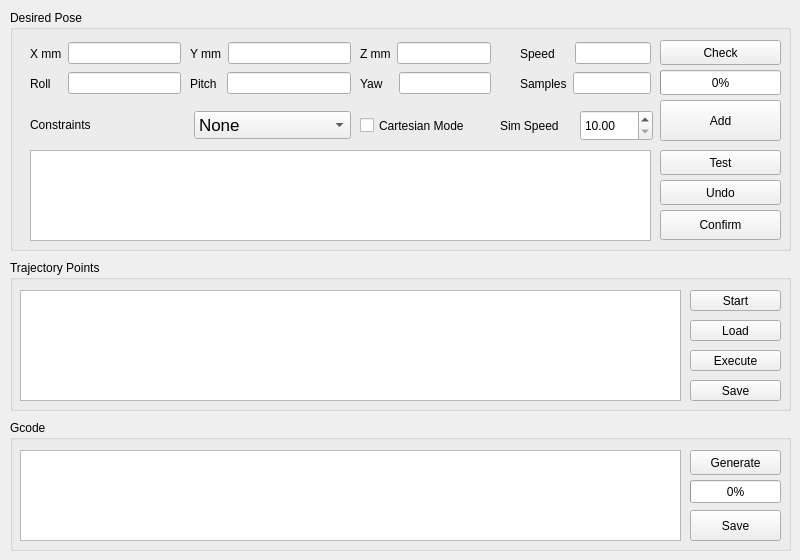
    <widget class="QWidget" name="tab">
     <attribute name="title">
      <string>Cartesian Plan</string>
     </attribute>
     <widget class="QGroupBox" name="groupBox_5">
      <property name="geometry">
       <rect>
        <x>10</x>
        <y>10</y>
        <width>781</width>
        <height>241</height>
       </rect>
      </property>
      <property name="title">
       <string>Desired Pose</string>
      </property>
      <widget class="QWidget" name="layoutWidget">
       <property name="geometry">
        <rect>
         <x>20</x>
         <y>30</y>
         <width>151</width>
         <height>27</height>
        </rect>
       </property>
       <layout class="QHBoxLayout" name="horizontalLayout_50">
        <item>
         <widget class="QLabel" name="xmmCartesianLabel">
          <property name="text">
           <string>X mm</string>
          </property>
         </widget>
        </item>
        <item>
         <widget class="QLineEdit" name="xmmCartesianLineEdit"/>
        </item>
       </layout>
      </widget>
      <widget class="QWidget" name="layoutWidget_4">
       <property name="geometry">
        <rect>
         <x>20</x>
         <y>60</y>
         <width>151</width>
         <height>27</height>
        </rect>
       </property>
       <layout class="QHBoxLayout" name="horizontalLayout_53">
        <property name="spacing">
         <number>17</number>
        </property>
        <item>
         <widget class="QLabel" name="rollCartesianLabel">
          <property name="text">
           <string>Roll</string>
          </property>
         </widget>
        </item>
        <item>
         <widget class="QLineEdit" name="rollCartesianLineEdit"/>
        </item>
       </layout>
      </widget>
      <widget class="QWidget" name="layoutWidget_2">
       <property name="geometry">
        <rect>
         <x>180</x>
         <y>30</y>
         <width>161</width>
         <height>27</height>
        </rect>
       </property>
       <layout class="QHBoxLayout" name="horizontalLayout_51">
        <item>
         <widget class="QLabel" name="ymmCartesianLabel">
          <property name="text">
           <string>Y mm</string>
          </property>
         </widget>
        </item>
        <item>
         <widget class="QLineEdit" name="ymmCartesianLineEdit"/>
        </item>
       </layout>
      </widget>
      <widget class="QWidget" name="layoutWidget_5">
       <property name="geometry">
        <rect>
         <x>180</x>
         <y>60</y>
         <width>161</width>
         <height>27</height>
        </rect>
       </property>
       <layout class="QHBoxLayout" name="horizontalLayout_54">
        <property name="spacing">
         <number>10</number>
        </property>
        <item>
         <widget class="QLabel" name="pitchCartesianLabel">
          <property name="text">
           <string>Pitch</string>
          </property>
         </widget>
        </item>
        <item>
         <widget class="QLineEdit" name="pitchCartesianLineEdit"/>
        </item>
       </layout>
      </widget>
      <widget class="QWidget" name="layoutWidget_3">
       <property name="geometry">
        <rect>
         <x>350</x>
         <y>30</y>
         <width>131</width>
         <height>27</height>
        </rect>
       </property>
       <layout class="QHBoxLayout" name="horizontalLayout_52">
        <item>
         <widget class="QLabel" name="zmmCartesianLabel">
          <property name="text">
           <string>Z mm</string>
          </property>
         </widget>
        </item>
        <item>
         <widget class="QLineEdit" name="zmmCartesianLineEdit"/>
        </item>
       </layout>
      </widget>
      <widget class="QWidget" name="layoutWidget_6">
       <property name="geometry">
        <rect>
         <x>350</x>
         <y>60</y>
         <width>131</width>
         <height>27</height>
        </rect>
       </property>
       <layout class="QHBoxLayout" name="horizontalLayout_55">
        <property name="spacing">
         <number>16</number>
        </property>
        <item>
         <widget class="QLabel" name="yawCartesianLabel">
          <property name="text">
           <string>Yaw</string>
          </property>
         </widget>
        </item>
        <item>
         <widget class="QLineEdit" name="yawCartesianLineEdit"/>
        </item>
       </layout>
      </widget>
      <widget class="QCheckBox" name="cartesianModecheckBox">
       <property name="geometry">
        <rect>
         <x>350</x>
         <y>100</y>
         <width>131</width>
         <height>31</height>
        </rect>
       </property>
       <property name="text">
        <string>Cartesian Mode</string>
       </property>
      </widget>
      <widget class="QPushButton" name="checkCartesianButton">
       <property name="geometry">
        <rect>
         <x>650</x>
         <y>30</y>
         <width>121</width>
         <height>25</height>
        </rect>
       </property>
       <property name="text">
        <string>Check</string>
       </property>
      </widget>
      <widget class="QPushButton" name="desirePoseAddButton">
       <property name="geometry">
        <rect>
         <x>650</x>
         <y>90</y>
         <width>121</width>
         <height>41</height>
        </rect>
       </property>
       <property name="text">
        <string>Add</string>
       </property>
      </widget>
      <widget class="QLabel" name="cartesianSimSpeedlabel">
       <property name="geometry">
        <rect>
         <x>490</x>
         <y>100</y>
         <width>71</width>
         <height>31</height>
        </rect>
       </property>
       <property name="text">
        <string>Sim Speed</string>
       </property>
      </widget>
      <widget class="QDoubleSpinBox" name="cartesianSimSpeedSpinBox">
       <property name="geometry">
        <rect>
         <x>570</x>
         <y>100</y>
         <width>73</width>
         <height>31</height>
        </rect>
       </property>
       <property name="minimum">
        <double>10.000000000000000</double>
       </property>
       <property name="maximum">
        <double>100.000000000000000</double>
       </property>
       <property name="singleStep">
        <double>10.000000000000000</double>
       </property>
       <property name="value">
        <double>10.000000000000000</double>
       </property>
      </widget>
      <widget class="QProgressBar" name="desiredPoseProgressBar">
       <property name="geometry">
        <rect>
         <x>650</x>
         <y>60</y>
         <width>121</width>
         <height>25</height>
        </rect>
       </property>
       <property name="value">
        <number>0</number>
       </property>
      </widget>
      <widget class="QWidget" name="layoutWidget_7">
       <property name="geometry">
        <rect>
         <x>510</x>
         <y>30</y>
         <width>131</width>
         <height>27</height>
        </rect>
       </property>
       <layout class="QHBoxLayout" name="horizontalLayout_56">
        <property name="spacing">
         <number>20</number>
        </property>
        <item>
         <widget class="QLabel" name="speedCartesianLabel">
          <property name="text">
           <string>Speed</string>
          </property>
         </widget>
        </item>
        <item>
         <widget class="QLineEdit" name="speedCartesianLineEdit"/>
        </item>
       </layout>
      </widget>
      <widget class="QWidget" name="layoutWidget_8">
       <property name="geometry">
        <rect>
         <x>510</x>
         <y>60</y>
         <width>131</width>
         <height>27</height>
        </rect>
       </property>
       <layout class="QHBoxLayout" name="horizontalLayout_57">
        <property name="spacing">
         <number>6</number>
        </property>
        <item>
         <widget class="QLabel" name="samplesCartesianLabel">
          <property name="text">
           <string>Samples</string>
          </property>
         </widget>
        </item>
        <item>
         <widget class="QLineEdit" name="samplesCartesianLineEdit"/>
        </item>
       </layout>
      </widget>
      <widget class="QWidget" name="layoutWidget">
       <property name="geometry">
        <rect>
         <x>20</x>
         <y>100</y>
         <width>321</width>
         <height>30</height>
        </rect>
       </property>
       <layout class="QHBoxLayout" name="horizontalLayout_58">
        <item>
         <widget class="QLabel" name="constraintsLabel">
          <property name="text">
           <string>Constraints</string>
          </property>
         </widget>
        </item>
        <item>
         <widget class="QComboBox" name="constraintsComboBox">
          <property name="font">
           <font>
            <pointsize>13</pointsize>
           </font>
          </property>
          <item>
           <property name="text">
            <string>None</string>
           </property>
          </item>
          <item>
           <property name="text">
            <string>Orientation</string>
           </property>
          </item>
          <item>
           <property name="text">
            <string>Joint</string>
           </property>
          </item>
          <item>
           <property name="text">
            <string>Position</string>
           </property>
          </item>
         </widget>
        </item>
       </layout>
      </widget>
      <widget class="QPlainTextEdit" name="desiredPoseTestPlainTextEdit">
       <property name="geometry">
        <rect>
         <x>20</x>
         <y>140</y>
         <width>621</width>
         <height>91</height>
        </rect>
       </property>
      </widget>
      <widget class="QPushButton" name="desiredPoseTestButton">
       <property name="geometry">
        <rect>
         <x>650</x>
         <y>140</y>
         <width>121</width>
         <height>25</height>
        </rect>
       </property>
       <property name="text">
        <string>Test</string>
       </property>
      </widget>
      <widget class="QPushButton" name="desiredPoseUndoButton">
       <property name="geometry">
        <rect>
         <x>650</x>
         <y>170</y>
         <width>121</width>
         <height>25</height>
        </rect>
       </property>
       <property name="text">
        <string>Undo</string>
       </property>
      </widget>
      <widget class="QPushButton" name="desiredPoseConfirmButton">
       <property name="geometry">
        <rect>
         <x>650</x>
         <y>200</y>
         <width>121</width>
         <height>30</height>
        </rect>
       </property>
       <property name="text">
        <string>Confirm</string>
       </property>
      </widget>
     </widget>
     <widget class="QGroupBox" name="groupBox_6">
      <property name="geometry">
       <rect>
        <x>10</x>
        <y>260</y>
        <width>781</width>
        <height>151</height>
       </rect>
      </property>
      <property name="title">
       <string>Trajectory Points</string>
      </property>
      <widget class="QPlainTextEdit" name="cartesianTrajectoryPlainTextEdit">
       <property name="geometry">
        <rect>
         <x>10</x>
         <y>30</y>
         <width>661</width>
         <height>111</height>
        </rect>
       </property>
      </widget>
      <widget class="QPushButton" name="cartesianTrajectoryLoadButton">
       <property name="geometry">
        <rect>
         <x>680</x>
         <y>60</y>
         <width>91</width>
         <height>21</height>
        </rect>
       </property>
       <property name="text">
        <string>Load</string>
       </property>
      </widget>
      <widget class="QPushButton" name="cartesianTrajectorySaveButton">
       <property name="geometry">
        <rect>
         <x>680</x>
         <y>120</y>
         <width>91</width>
         <height>21</height>
        </rect>
       </property>
       <property name="text">
        <string>Save</string>
       </property>
      </widget>
      <widget class="QPushButton" name="cartesianTrajectoryExecuteButton">
       <property name="geometry">
        <rect>
         <x>680</x>
         <y>90</y>
         <width>91</width>
         <height>21</height>
        </rect>
       </property>
       <property name="text">
        <string>Execute</string>
       </property>
      </widget>
      <widget class="QPushButton" name="cartesianTrajectoryPointsStartButton">
       <property name="geometry">
        <rect>
         <x>680</x>
         <y>30</y>
         <width>91</width>
         <height>21</height>
        </rect>
       </property>
       <property name="text">
        <string>Start</string>
       </property>
      </widget>
     </widget>
     <widget class="QGroupBox" name="groupBox_7">
      <property name="geometry">
       <rect>
        <x>10</x>
        <y>420</y>
        <width>781</width>
        <height>131</height>
       </rect>
      </property>
      <property name="title">
       <string>Gcode</string>
      </property>
      <widget class="QPlainTextEdit" name="cartesianGcodePlainTextEdit">
       <property name="geometry">
        <rect>
         <x>10</x>
         <y>30</y>
         <width>661</width>
         <height>91</height>
        </rect>
       </property>
      </widget>
      <widget class="QPushButton" name="cartesianGcodeGenerateButton">
       <property name="geometry">
        <rect>
         <x>680</x>
         <y>30</y>
         <width>91</width>
         <height>25</height>
        </rect>
       </property>
       <property name="text">
        <string>Generate</string>
       </property>
      </widget>
      <widget class="QProgressBar" name="cartesianGcodeProgressBar">
       <property name="geometry">
        <rect>
         <x>680</x>
         <y>60</y>
         <width>91</width>
         <height>23</height>
        </rect>
       </property>
       <property name="value">
        <number>0</number>
       </property>
      </widget>
      <widget class="QPushButton" name="cartesianGcodeSaveButton">
       <property name="geometry">
        <rect>
         <x>680</x>
         <y>90</y>
         <width>91</width>
         <height>31</height>
        </rect>
       </property>
       <property name="text">
        <string>Save</string>
       </property>
      </widget>
     </widget>
    </widget>
